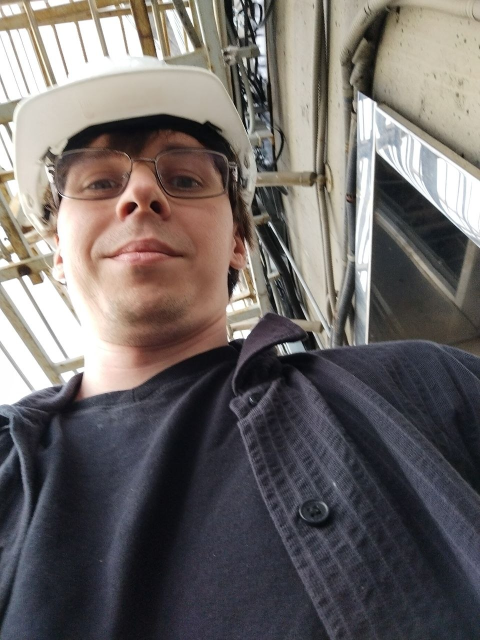
#> input picture computerVision/lab5/images/portrait.jpg, 960 x 1280 px (shown at 1/2 size)
$ python task2.py
#> lines starting #> are read from the running program, lines starting #| are printed output that depends on the picture; after the words box and inside, x2 and y2 are one past the last pixel; in counts of white or black regions, pixels touching at a corner belong together
### computerVision/lab5/core.py
import json
import os

import cv2
import matplotlib.pyplot as plt
import numpy as np


def prepare_environment(script_path):
    os.chdir(os.path.dirname(os.path.abspath(script_path)))
    os.makedirs("results", exist_ok=True)


def load_image(path):
    image = cv2.imread(path)
    if image is None:
        raise FileNotFoundError(f"Не удалось прочитать {path}")
    return image


def resize_image(image, max_dimension=640):
    height, width = image.shape[:2]
    scale = min(1.0, max_dimension / max(height, width))
    if scale < 1.0:
        return cv2.resize(image, (round(width * scale), round(height * scale)),
                          interpolation=cv2.INTER_AREA)
    return image


def save_json(path, data):
    with open(path, "w", encoding="utf-8") as file:
        json.dump(data, file, ensure_ascii=False, indent=2)


def finish_plots():
    if plt.get_backend().lower() != "agg":
        plt.show()
    plt.close("all")


# [7 lines left out: function local_mean_std, not called in this run]


def fill_holes(mask):
    """Заполняет внутренние отверстия бинарной маски, сохраняя внешний фон."""
    padded = cv2.copyMakeBorder(mask, 1, 1, 1, 1, cv2.BORDER_CONSTANT, value=0)
    flooded = padded.copy()
    cv2.floodFill(flooded, None, (0, 0), 255)
    holes = cv2.bitwise_not(flooded)[1:-1, 1:-1]
    return cv2.bitwise_or(mask, holes)

### computerVision/lab5/task2.py
import json
import cv2
import numpy as np
import matplotlib.pyplot as plt

if __package__:
    from .core import (fill_holes, finish_plots, load_image,
                       prepare_environment, resize_image, save_json)
else:
    from core import (fill_holes, finish_plots, load_image,
                      prepare_environment, resize_image, save_json)


def skin_rgb(rgb):
    red, green, blue = np.moveaxis(rgb.astype(np.int16), -1, 0)
    selected = ((red > 95) & (green > 40) & (blue < 20)
                & (rgb.max(axis=2).astype(np.int16)
                   - rgb.min(axis=2).astype(np.int16) > 15)
                & (np.abs(red - green) > 15) & (red > green) & (red > blue))
    return selected.astype(np.uint8) * 255


def skin_bright(rgb):
    red, green, blue = np.moveaxis(rgb.astype(np.int16), -1, 0)
    selected = ((red > 220) & (green > 210) & (blue > 170)
                & (np.abs(red - green) <= 15) & (green > blue) & (red > blue))
    return selected.astype(np.uint8) * 255


def skin_normalized(rgb):
    values = rgb.astype(np.float64)
    total = values.sum(axis=2, keepdims=True)
    normalized = np.divide(values, total, out=np.zeros_like(values), where=total > 0)
    red, green, blue = np.moveaxis(normalized, -1, 0)
    denominator = (red + green + blue) ** 2
    red_green = np.divide(red, green, out=np.zeros_like(red), where=green > 0)
    red_blue_product = np.divide(red * blue, denominator,
                                 out=np.zeros_like(red), where=denominator > 0)
    red_green_product = np.divide(red * green, denominator,
                                  out=np.zeros_like(red), where=denominator > 0)
    selected = ((red_green > 1.185) & (red_blue_product > 0.107)
                & (red_green_product > 0.112))
    return selected.astype(np.uint8) * 255


def skin_rgb_corrected(rgb):
    red, green, blue = np.moveaxis(rgb.astype(np.int16), -1, 0)
    selected = ((red > 95) & (green > 40) & (blue > 20)
                & (rgb.max(axis=2).astype(np.int16)
                   - rgb.min(axis=2).astype(np.int16) > 15)
                & (np.abs(red - green) > 15) & (red > green) & (red > blue))
    return selected.astype(np.uint8) * 255


def segment_face(rgb):
    # Объединяем правила, дополняющие друг друга при разном освещении.
    corrected = skin_rgb_corrected(rgb)
    bright = skin_bright(rgb)
    normalized = skin_normalized(rgb)
    raw = corrected | bright | normalized
    kernel = cv2.getStructuringElement(cv2.MORPH_ELLIPSE, (5, 5))
    opened = cv2.morphologyEx(raw, cv2.MORPH_OPEN, kernel)

    # Отбор ДО закрытия не дает разрозненному фону приклеиться к лицу.
    count, labels, stats, _ = cv2.connectedComponentsWithStats(opened, connectivity=8)
    largest = np.zeros_like(raw)
    if count > 1:
        label = 1 + np.argmax(stats[1:, cv2.CC_STAT_AREA])
        largest[labels == label] = 255
    closed = cv2.morphologyEx(largest, cv2.MORPH_CLOSE, kernel)

    # Цельная область лица/шеи: глаза и очки внутри контура сохраняются.
    # Это регион по цвету кожи, а не маска только чистых пикселей кожи.
    clean = fill_holes(closed)
    return {"rgb_corrected_raw": corrected, "bright_raw": bright,
            "normalized_raw": normalized, "combined_raw": raw, "opened": opened,
            "largest": largest, "closed": closed, "clean": clean}


def main():
    prepare_environment(__file__)
    original = load_image("images/portrait.jpg")
#> in load_image, image is the input picture: shape (1280, 960, 3); mean B, G, R 102.3, 103.7, 109.3
    height, width = original.shape[:2]
#> height = 1280; width = 960
    image = resize_image(original)
    rgb = cv2.cvtColor(image, cv2.COLOR_BGR2RGB)
    source_mask = skin_rgb(rgb)
#> in skin_rgb, `selected = ((red > 95) & (green > 40) & (blue < 20) & (rgb.max(axis=2)..`: selected: shape (640, 480) bool; every value is 0
    stages = segment_face(rgb)
#> in skin_rgb_corrected, `selected = ((red > 95) & (green > 40) & (blue > 20) & (rgb.max(axis=2)..`:
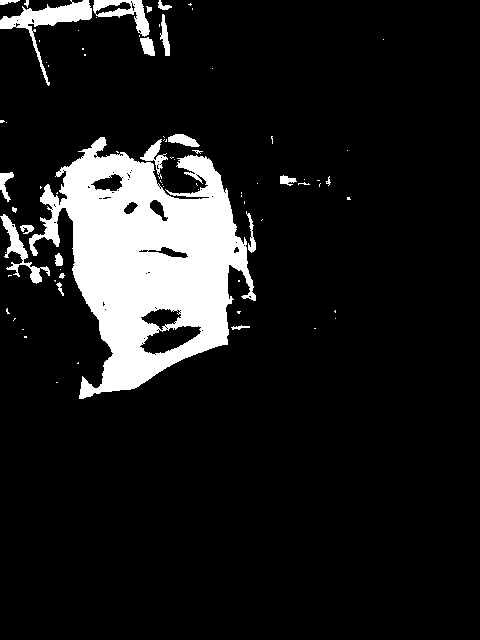
#> selected: shape (640, 480) bool; 11.5% white; 79 white regions (57 under 20 px), largest, box (x1, y1, x2, y2) and area: (29, 137, 256, 399) 29772, (0, 0, 92, 86) 1636, (93, 0, 150, 37) 813
#> in skin_bright, `selected = ((red > 220) & (green > 210) & (blue > 170) & (np.abs(red -..`: selected: shape (640, 480) bool; 3.2% white; 205 white regions (149 under 20 px), largest, box (x1, y1, x2, y2) and area: (0, 25, 162, 238) 3080, (36, 208, 113, 388) 2062, (100, 16, 133, 56) 258
#> in skin_normalized, `red_blue_product = np.divide(red * blue, denominator, out=np.zeros_lik..`:
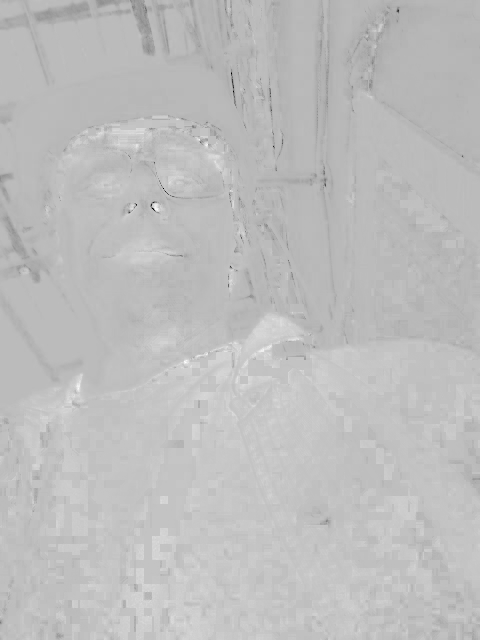
#> red_blue_product: shape (640, 480) float64; min 0, max 0.151, mean 0.112; drawn with min black and max white
#> in skin_normalized, `red_green_product = np.divide(red * green, denominator, out=np.zeros_l..`:
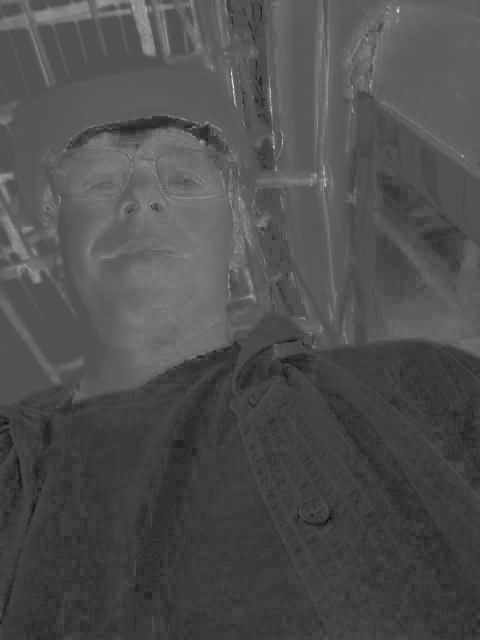
#> red_green_product: shape (640, 480) float64; min 0.0505, max 0.24, mean 0.109; drawn with min black and max white
#> in skin_normalized, `selected = ((red_green > 1.185) & (red_blue_product > 0.107) & (red_gr..`: selected: shape (640, 480) bool; 9.9% white; 79 white regions (70 under 20 px), largest, box (x1, y1, x2, y2) and area: (57, 128, 254, 387) 29505, (44, 192, 62, 216) 183, (69, 377, 85, 401) 161
#> in segment_face, `raw = corrected | bright | normalized`: raw: shape (640, 480); 16.9% white; 253 white regions (210 under 20 px), largest, box (x1, y1, x2, y2) and area: (0, 0, 260, 401) 46002, (93, 0, 155, 60) 1451, (0, 214, 50, 294) 1031
#> in segment_face, `opened = cv2.morphologyEx(raw, cv2.MORPH_OPEN, kernel)`: opened: shape (640, 480); 14.4% white; 40 white regions (9 under 20 px), largest, box (x1, y1, x2, y2) and area: (40, 128, 256, 401) 38274, (0, 135, 41, 227) 1596, (0, 0, 93, 33) 1455
#> in segment_face, `count, labels, stats, _ = cv2.connectedComponentsWithStats(opened, con..`:
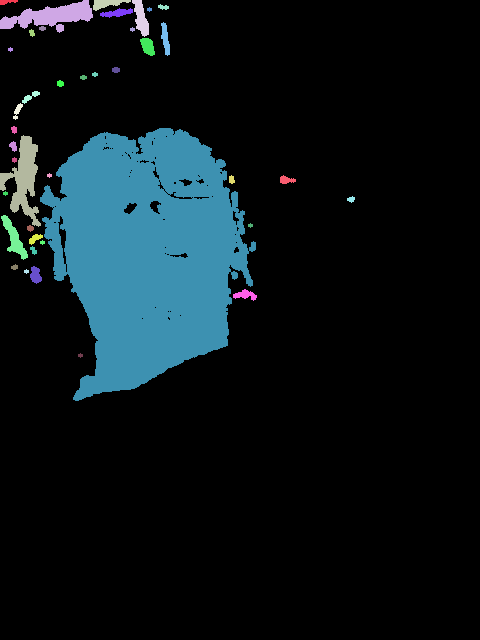
#> labels: shape (640, 480) int32; 41 distinct labels, from 0 to 40; one colour per label, 0 black
#> in segment_face, `count, labels, stats, _ = cv2.connectedComponentsWithStats(opened, con..`: count = 41; stats = 41 rows, first 6: [0, 0, 480, 640, 262948], [0, 0, 18, 5, 60], [0, 0, 93, 33, 1455], [93, 0, 38, 11, 219], [132, 0, 17, 37, 352], [158, 4, 11, 6, 42]
#> in segment_face, `label = 1 + np.argmax(stats[1:, cv2.CC_STAT_AREA])`: label = 21
#> stages = 8 items
    clean = stages["clean"]
#> clean: shape (640, 480); 12.8% white; 1 white region
    overlay = image.copy()
    green = np.full_like(image, (0, 255, 0))
    blended = cv2.addWeighted(image, 0.6, green, 0.4, 0)
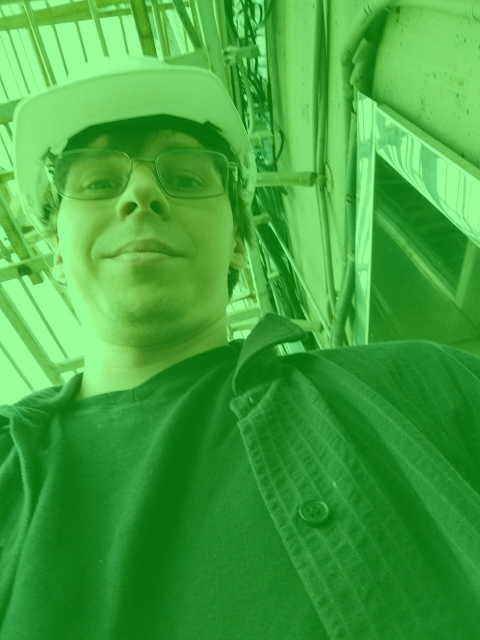
#> blended: shape (640, 480, 3); mean B, G, R 61.4, 164.3, 65.6
    overlay[clean > 0] = blended[clean > 0]
    contours, _ = cv2.findContours(clean, cv2.RETR_EXTERNAL, cv2.CHAIN_APPROX_SIMPLE)
#> contours = 1 contour; box (x1, y1, x2, y2) and area: (40, 128, 256, 401) 38748
    cv2.drawContours(overlay, contours, -1, (0, 255, 0), 1)
    extracted = cv2.bitwise_and(image, image, mask=clean)
    outputs = {"original": image, "rgb_raw": source_mask, **stages,
               "overlay": overlay, "extracted": extracted}
    for name, stage in outputs.items():
        cv2.imwrite("results/task2_" + name + ".png", stage)
#> this loop made 12 passes

    plt.figure(figsize=(12, 11))
    shown_images = [rgb, source_mask, stages["rgb_corrected_raw"], stages["bright_raw"],
                    stages["normalized_raw"], stages["combined_raw"]]
    titles = ["Исходное фото", "RGB: B < 20 — как напечатано",
              "RGB: B > 20 — исправленный знак", "Яркое освещение (4.13)",
              "Нормированные RGB (4.14)", "Объединение трёх рабочих критериев"]
    for index, shown in enumerate(shown_images):
        plt.subplot(2, 3, index + 1)
        plt.imshow(shown, cmap="gray", vmin=0, vmax=255)
        plt.title(titles[index], fontsize=10)
        plt.axis("off")
#> this loop made 6 passes
    plt.tight_layout()
    plt.savefig("results/task2_criteria_comparison.png", dpi=150)

    plt.figure(figsize=(12, 11))
    shown_images = [rgb, stages["combined_raw"], stages["largest"], clean,
                    cv2.cvtColor(overlay, cv2.COLOR_BGR2RGB),
                    cv2.cvtColor(extracted, cv2.COLOR_BGR2RGB)]
    titles = ["Исходное фото", "Объединённая цветовая маска",
              "Открытие 5 × 5 → крупнейшая область", "Закрытие и заполнение отверстий",
              "Наложение области лица/шеи", "Выделенная область лица/шеи"]
    for index, shown in enumerate(shown_images):
        plt.subplot(2, 3, index + 1)
        plt.imshow(shown, cmap="gray", vmin=0, vmax=255)
        plt.title(titles[index], fontsize=10)
        plt.axis("off")
    plt.tight_layout()
    plt.savefig("results/task2_comparison.png", dpi=150)

    previous = cv2.imread("results/task2_previous_extracted.png")
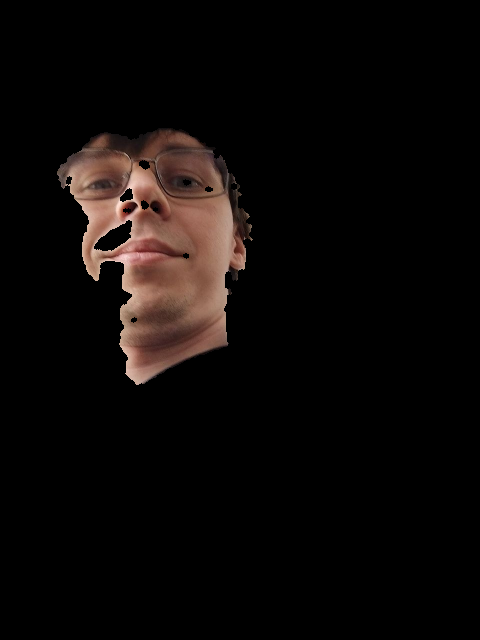
#> input picture computerVision/lab5/results/task2_previous_extracted.png, 480 x 640 px
#> previous is the input picture: shape (640, 480, 3); mean B, G, R 7.7, 9.1, 12.9
    if previous is not None and previous.shape == image.shape:
        plt.figure(figsize=(11, 6))
        for index, (shown, title) in enumerate(zip([image, previous, extracted],
                ["Исходное фото", "Прежний результат: пропущена щека", "Исправленный результат"])):
            plt.subplot(1, 3, index + 1)
            plt.imshow(cv2.cvtColor(shown, cv2.COLOR_BGR2RGB))
            plt.title(title, fontsize=10)
            plt.axis("off")
#> this loop made 3 passes
        plt.tight_layout()
        plt.savefig("results/task2_before_after.png", dpi=150)
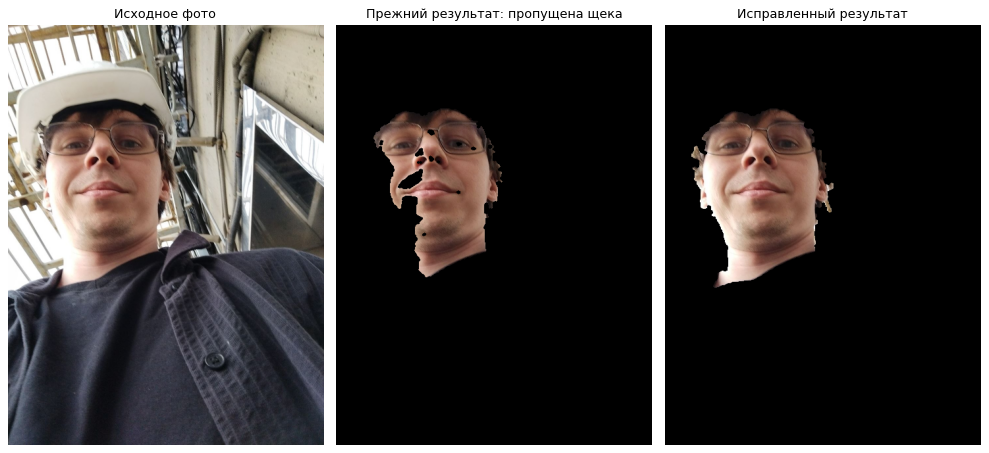
#> figure drawn by matplotlib, 3 panels

    pixel_count = clean.size
#> pixel_count = 307200
    counts = {name: int(np.count_nonzero(mask)) for name, mask in
              {"rgb_raw": source_mask, **stages}.items()}
#> counts = 9 items
    statistics = {
        "source": "images/portrait.jpg",
        "source_size": {"width": width, "height": height},
        "processed_size": {"width": image.shape[1], "height": image.shape[0]},
        "selected_criterion": "corrected_RGB_OR_bright_OR_normalized",
        "ordinary_rgb_blue_rule": "B > 20; source typo B < 20 retained separately",
        "opening_ellipse": [5, 5], "closing_ellipse": [5, 5],
        "selection_order": "opening -> largest component -> closing -> fill holes",
        "connectivity": 8,
        "kept_components": int(np.any(clean)), "pixel_count": int(pixel_count),
        "skin_pixels": counts,
        "skin_percent": {name: round(100 * count / pixel_count, 3) for name, count in counts.items()},
        "removed_disconnected_pixels": int(np.count_nonzero(stages["opened"])
                                           - np.count_nonzero(stages["largest"])),
        "filled_interior_pixels": int(np.count_nonzero(clean) - np.count_nonzero(stages["closed"])),
        "output_meaning": "Face/neck region based on skin color, including eyes/glasses/lips inside.",
        "limitations": "Цветовые правила не дают точного семантического контура кожи.",
        "reference": "https://citeseerx.ist.psu.edu/document?doi=05cdcec7ff0d97049b7502cfbeb3dc747f97dddd&repid=rep1&type=pdf"
    }
    save_json("results/task2_stats.json", statistics)
    print(json.dumps(statistics, ensure_ascii=False, indent=2))
#> (printed output is left out)
    finish_plots()


if __name__ == "__main__":
    main()
